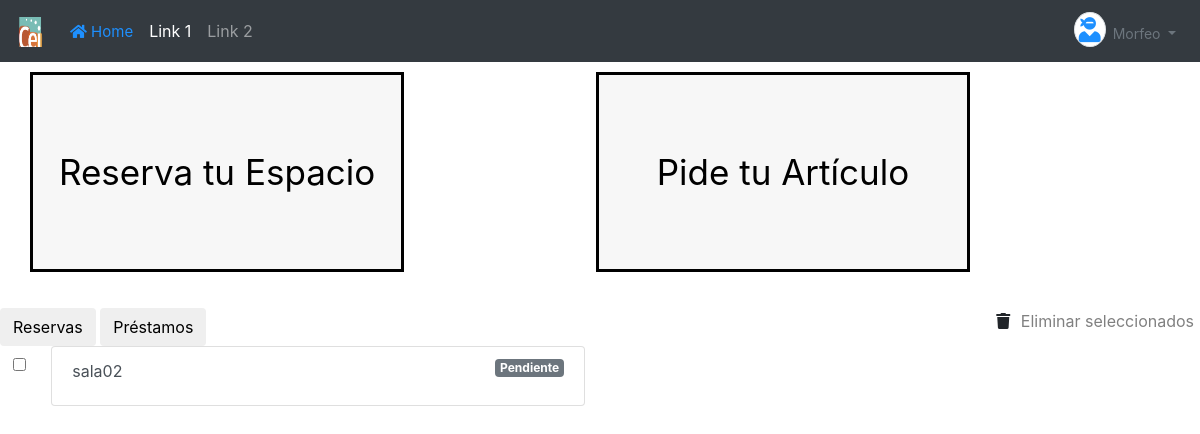
Before: /userprofile/ (signed in) with the older database file.
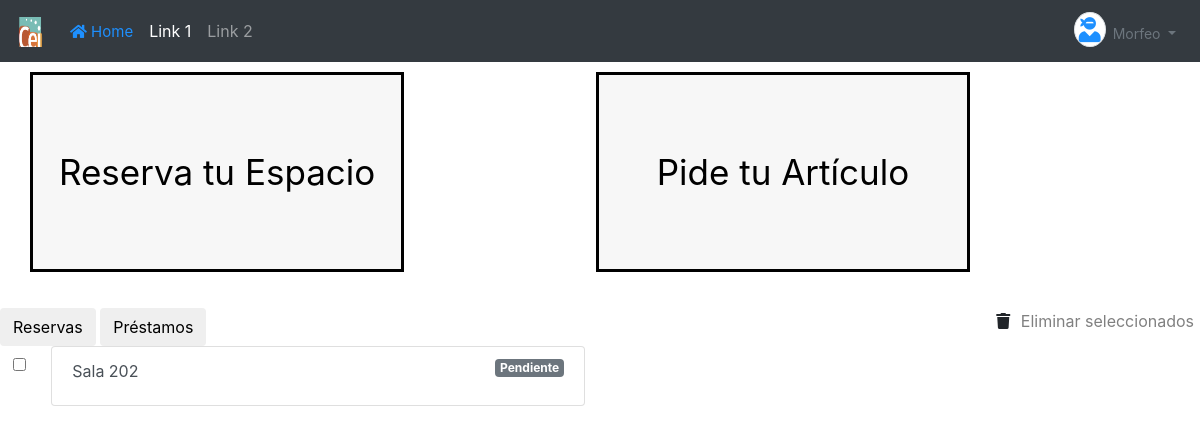
After: the same page with the newer database file.
### inventario_cei/models.py (models this page shows, shortened)
class Reserve(models.Model):
    created = models.DateTimeField(auto_now_add=True)
    updated = models.DateTimeField(auto_now=True)
    start = models.DateTimeField()
    finish = models.DateTimeField()
    STATES = (
        ('a', 'Aceptada'),
        ('r', 'Rechazada'),
        ('p', 'Pendiente')
    )
    state = models.CharField(max_length=1, choices=STATES)
    user = models.ForeignKey(User, on_delete=models.CASCADE)
    item = models.ForeignKey(Item, null=True, on_delete=models.CASCADE)
    class Meta:
        verbose_name_plural = "Reservas"

class Item(models.Model):
    name = models.CharField(max_length=200, db_index=True)
    description = models.TextField(default='')
    class Meta:
        verbose_name_plural = "Items"

### userprofile/views.py (the view)
# urls.py: path('', views.index, name='index'),
def index(request):
    if request.user.is_authenticated:
        space = Space.objects.all()
        list = Reserve.objects.filter(item__space__in=space).select_related()
        context = {
            'list': list.filter(user=request.user).order_by('-start')[0:10]
        }
        template = loader.get_template('userprofile/index.html')
        return HttpResponse(template.render(context, request))
    else:
        return redirect('/cei/login')

### userprofile/templates/userprofile/index.html (shortened to what this page needs)
<!DOCTYPE html>
<html lang="en">
<head>
</head>
<body>
    {% extends "base.html" %}
    {% block content %}
    <br>
    <div class="col-md-10 btn-holder">
        <div class="col-md-5" style="float: left">
            <button type="button" class="btn-big" onclick="location.href='/espacios'">Reserva tu Espacio</button>
        </div>
        <div class="col-md-5" style="float: right">
            <button type="button" class="btn-big" onclick="location.href='/objetos'">Pide tu Artículo</button>
        </div>
    </div>
    <div>
        <div style='float: left;'>
            <button type="button" class="btn btn-secundary" onclick="Hide_prestamo()">Reservas</button>
            <button type="button" class="btn btn-secundary" onclick="Hide_reserva()">Préstamos</button>
        </div>
        <div style='float: right;'>
            <i class="fa fa-trash"></i>
            <button type="submit" class="btn-name" form="delete-form">Eliminar seleccionados</button>
        </div>
    </div>
    <div class="row" style="margin-bottom: 5%" id="reservas">
        <div class="col-md-6">
            <form id="delete-form" method="post" action="{% url 'delete' %}">
            {% for l in list %}
            <div class="row">
            <div class="col-1 col-xs-2 text-xs-center">
                {% if l.state == 'p' %}
                    <label class="btn btn-link text-xs-center"><input type="checkbox" name="l_id" value="{{ l.id }}"></label>
                {% endif %}
            </div>
            <div class="col">
                <button type="button" id="list-{{ l.id }}" class="list-group-item list-group-item-action" onclick="Show_info({{ l.id }})">
                    {{ l.item.name }}
                    <p class="badge badge-secondary" style="float: right;">{{ l.get_state_display }}</p>
                </button>
            </div>
            </div>
            </form>
            {% endfor %}
        </div>
        <div class="col-md-6">
        </div>
    </div>
{% endblock %}

Changed rows visible on the page:
changed through a linked row, Reserve "Pendiente": item.name "sala02" → "Sala 202"
